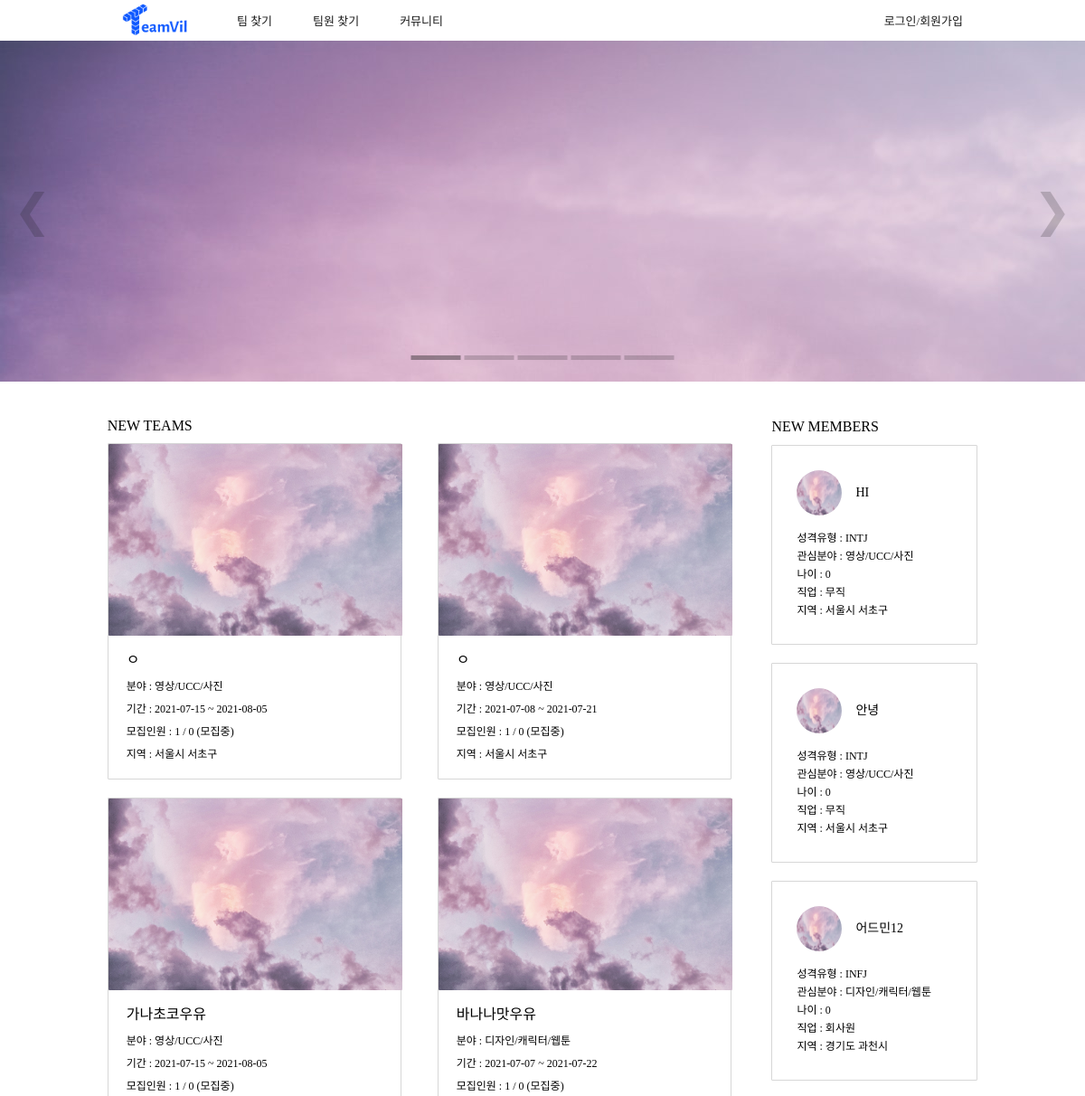
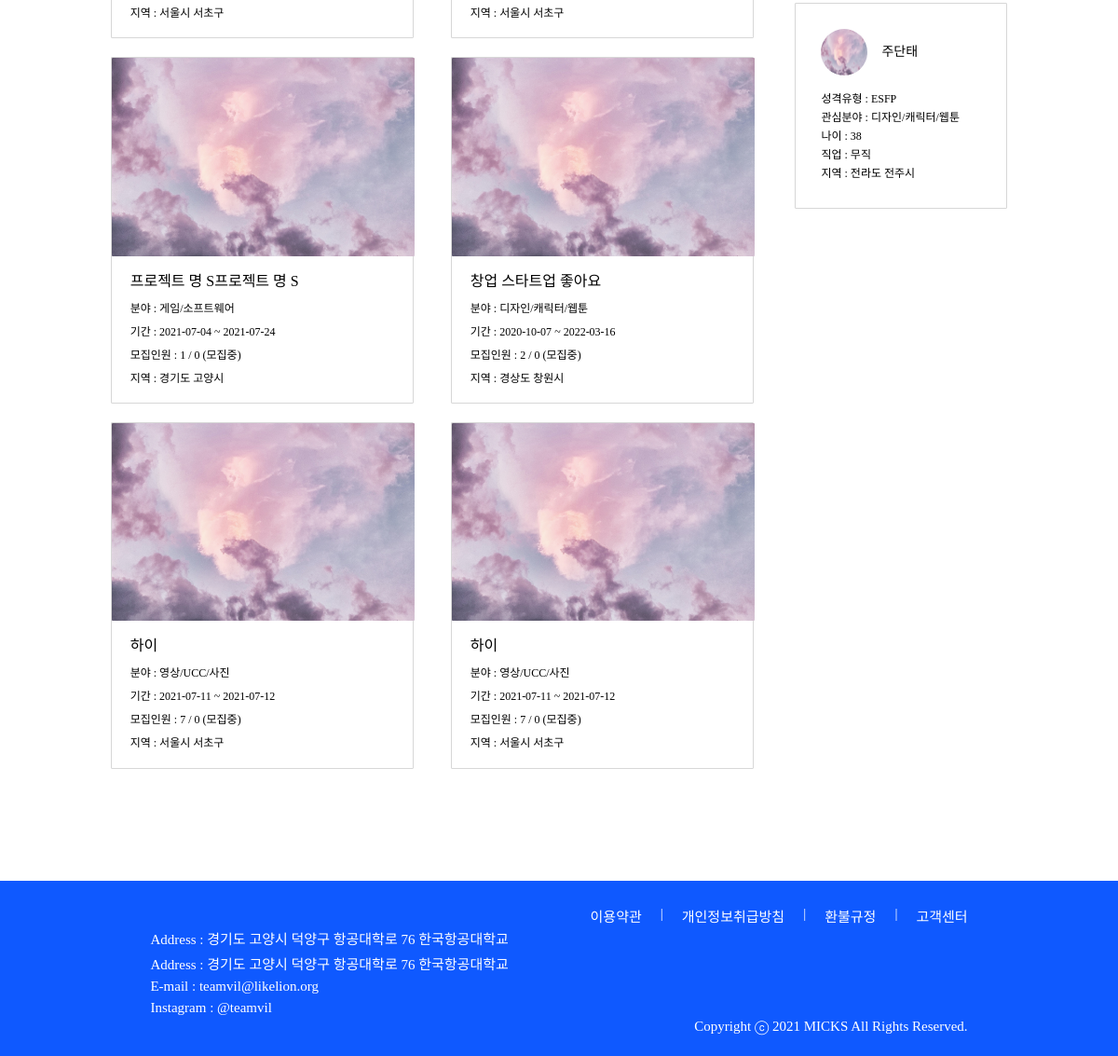
The page / on the database its author committed (2 pictures, top to bottom).
### project/models.py (models this page shows, shortened)
class Project(models.Model):
    user_id = models.ForeignKey(User, on_delete = models.PROTECT, db_column="user_id")
    use = models.IntegerField(default=0)
    isEnd = models.IntegerField(default=0)
    type = models.IntegerField()
    title = models.CharField(max_length=100)
    desc = models.CharField(max_length=100)
    field1_id = models.ForeignKey('home.Field1', on_delete = models.CASCADE, db_column="field1_id")
    field2 = models.CharField(max_length=20)
    region1_id = models.ForeignKey('home.Region1', on_delete = models.CASCADE, db_column="region1_id")
    region2_id = models.ForeignKey('home.Region2', on_delete = models.CASCADE, db_column="region2_id")
    mem_total = models.IntegerField()
    mem_now = models.IntegerField()
    mem_duty = models.IntegerField(default=0)
    start_date = models.DateField()
    end_date = models.DateField()
    state = models.IntegerField(default=1)
    school = models.CharField(max_length=45, null=True)
    content = models.TextField()
    isLink = models.IntegerField(default=0)
    isFile = models.IntegerField(default=0)
    education_id = models.ForeignKey('home.Education', on_delete = models.CASCADE, db_column="education_id", null=True)
    view_cnt = models.IntegerField(default=0)
    register = models.DateTimeField(default=timezone.now)

### home/models.py (models this page shows, shortened)
class Field1(models.Model):
    field1 = models.CharField(max_length=20)

class Region1(models.Model):
    region1 = models.CharField(max_length=20)

class Region2(models.Model):
    region1_id = models.ForeignKey(Region1, on_delete = models.CASCADE, db_column="region1_id")
    region2 = models.CharField(max_length=20)

### account/models.py (models this page shows, shortened)
class Profile(models.Model):
    user_id = models.ForeignKey(User, on_delete = models.CASCADE, db_column="user_id")
    name = models.CharField(max_length=25)
    mbti_id = models.ForeignKey(Mbti, on_delete = models.CASCADE, db_column="mbti_id")
    mbti_detail = models.CharField(max_length=100, null=True)
    email = models.CharField(max_length=45)
    phone = models.CharField(max_length=15)
    birthday = models.DateField()
    region1_id = models.ForeignKey(Region1, on_delete = models.CASCADE, db_column="region1_id")
    region2_id = models.ForeignKey(Region2, on_delete = models.CASCADE, db_column="region2_id")
    openPhone = models.IntegerField()
    openEmail = models.IntegerField()
    term_id = models.ForeignKey(Term, on_delete = models.CASCADE, db_column="term_id")
    field1_id = models.ForeignKey(Field1, on_delete = models.CASCADE, db_column="field1_id")
    field2 = models.CharField(max_length=20)
    state = models.IntegerField()
    job_id = models.ForeignKey(Job, on_delete = models.CASCADE, db_column="job_id")
    education_id = models.ForeignKey(Education, on_delete = models.CASCADE, db_column="education_id", null=True)
    isLink = models.IntegerField()
    isFile = models.IntegerField()
    isCarrer = models.IntegerField()
    pr = models.TextField(null=True)
    register = models.DateTimeField(default=timezone.now)
    photo = models.FileField(null=True)
    isReview = models.IntegerField()
    view_cnt = models.IntegerField(default=0)
    submit = models.IntegerField(default=0)

class Mbti(models.Model):
    mbti = models.CharField(max_length=4)
    mbti_cnt = models.IntegerField(default=0)

class Job(models.Model):
    job = models.CharField(max_length=20)

### home/views.py (the view)
# urls.py: 2. Add a URL to urlpatterns:  path('', views.home, name='home')
def home(request):
    projects = Project.objects.all().order_by('-id')[:8]
    profiles = Profile.objects.all().order_by('-id')[:4]
    return render(request, "home.html", {'profiles':profiles, "projects":projects })

### teamvil/templatetags/custom_tags.py (called while the page is built)
@register.simple_tag
def getAge(birthday):
    now = int(datetime.datetime.today().year)
    birthday = int(birthday.strftime('%Y'))
    return now - birthday

### home/templates/home.html (shortened to what this page needs)
<!DOCTYPE html>
{% load custom_tags %}
{% load static %}
<html lang="en">
<head>
    <link rel="stylesheet" href="{% static 'css/base.css' %}">
    <link rel="stylesheet" href="{% static 'css/home.css' %}">
</head>
<body>
    {% include 'navbar.html' %}
    <div class="home-slide-container">
        <div class="home-slide-item fade" style="display: block;">
            <div class="home-slide-img-container">
                <img class="home-slide-img" src="{% static 'image/home_slide_img_1.jpg' %}" alt="">
            </div>
        </div>
        <a class="home-slide-prev" onclick="plusSlide(-1)">&#10094;</a>
        <a class="home-slide-next" onclick="plusSlide(1)">&#10095;</a>
        <div class="home-slide-dot-container">
            <span class="home-slide-dot" onclick="currentSlide(1)"></span>
            <span class="home-slide-dot" onclick="currentSlide(2)"></span>
            <span class="home-slide-dot" onclick="currentSlide(3)"></span>
            <span class="home-slide-dot" onclick="currentSlide(4)"></span>
            <span class="home-slide-dot" onclick="currentSlide(5)"></span>
        </div>
    </div>
    <div class="margin home-latest-info-wrap">
        <div class="home-latest-info-wrap-container">
            <div class="home-latest-info-container">
                <section class="home-latest-team-container">
                    <div class="home-latest-team-head">
                        <p class="home-latest-team-head-text spoqa-medium">NEW TEAMS</p>
                    </div>
                    <div class="home-latest-team-table">
                        <div class="home-latest-team-table-item">
                            {% for project in projects %}
                                <article class="home-latest-team-item">
                                    <img class="home-latest-team-image" src="{% static 'image/cloud.jpg' %}" alt="">
                                    <div class="home-latest-team-item-text">
                                        <p class="home-latest-team-item-title spoqa-medium">{{project.title}}</p>
                                        <p class="home-latest-team-item-content spoqa-regular">분야 : {{project.field1_id.field1}}</p>
                                        <p class="home-latest-team-item-content spoqa-regular">기간 : {{project.start_date|date:"Y-m-d"}} ~ {{project.end_date|date:"Y-m-d"}}</p>
                                        <p class="home-latest-team-item-content spoqa-regular">모집인원 : {{project.mem_now}} / {{project.mem_duty}}
                                            {% if project.state == 1%}
                                                (모집중)
                                            {% else %}
                                                (모집완료)
                                            {% endif %}
                                        </p>
                                        <p class="home-latest-team-item-content spoqa-regular">지역 : {{project.region1_id.region1}} {{project.region2_id.region2}}</p>
                                    </div>
                                </article>
                            {% endfor %}
                        </div>
                    </div>
                </section>
                <section class="home-latest-member-container">
                    <div class="home-latest-member-head">
                        <p class="home-latest-member-head-text spoqa-medium">NEW MEMBERS</p>
                    </div>
                    <div class="home-latest-member-table">
                        <div class="home-latest-member-table-item">
                        {% for profile in profiles %}
                            <article class="home-latest-member-item">
                                <div class="home-latest-member-profile-container">
                                    <div class="home-latest-member-name-container">
                                        <img class="home-latest-member-image" src="{% static 'image/cloud.jpg' %}" alt="">
                                        <p class="spoqa-medium">{{profile.name}}</p>
                                    </div>
                                </div>
                                <p>성격유형 : {{profile.mbti_id.mbti}}</p>
                                <p>관심분야 : {{profile.field1_id.field1}}</p>
                                <p>나이 : {% getAge profile.birthday %}</p>
                                <p>직업 : {{ profile.job_id.job }}</p>
                                <p>지역 : {{ profile.region1_id.region1 }} {{ profile.region2_id.region2 }}</p>
                            </article>
                        {% endfor %}
                        </div>
                    </div>
                </section>
            </div>
        </div>
    </div>
    {% include 'footer.html' %}
</body>
</html>

### teamvil/static/css/base.css (style rules this page uses)
* { margin: 0; padding: 0; }
.margin { margin: 0px 118.6875px; }
.active { display: block; }
.spoqa-regular { font-family: 'Spoqa Han Sans Neo', 'sans-serif'; font-weight: 400; }
.spoqa-medium { font-family: 'Spoqa Han Sans Neo', 'sans-serif'; font-weight: 500; }
a { text-decoration: none; color: #1B1B1B; }

### home/static/css/home.css (style rules this page uses)
* { box-sizing: border-box; }
.home-slide-container { position: relative; width: 100%; }
.home-slide-item { height: 376.635px; display: none; overflow: hidden; }
.home-slide-prev, .home-slide-next { position: absolute; top: 50%; transform: translate(0, -50%); font-size: 50px; padding: 15px; cursor: pointer; color: rgba(27, 27, 27, 0.2); transition: 0.1s; user-select: none; }
.home-slide-next { right: 0; }
.home-slide-dot-container { position: absolute; left: 50%; transform: translate(-50%); bottom: 20px; cursor: pointer; }
.home-slide-dot { display: inline-block; width: 55px; height: 5px; margin: 0; background: rgba(27, 27, 27, 0.2); cursor: pointer; }
.active, .home-slide-dot:hover { background: rgba(27, 27, 27, 0.4); }
.fade { -webkit-animation-name: fade; -webkit-animation-duration: 1.5s; animation-name: fade; animation-duration: 1.5s; }
.home-latest-info-wrap { display: flex; justify-content: center; }
@media (min-width: 1190px) and (max-width: 1473.6px) { .home-latest-info-wrap-container { width: 1000.225px; } }
.home-latest-team-head, .home-latest-member-head { margin-top: 40px; margin-bottom: 10px; }
.home-latest-team-head-text, .home-latest-member-head-text { font-size: 16px; }
.home-latest-info-container { display: flex; justify-content: space-between; margin-bottom: 100px; flex-wrap: wrap; }
.home-latest-team-table { width: 690px; }
.home-latest-team-table-item { display: flex; flex-wrap: wrap; justify-content: space-between; }
.home-latest-team-item { width: 324.985px; height: 371.8875px; border: 1px solid #D7D7D7; border-radius: 1px; margin-bottom: 20px; }
.home-latest-team-image { width: 324.985px; height: 212.055px; border-radius: 1px; }
.home-latest-team-item-text { padding: 10px 20px; line-height: 25px; }
.home-latest-team-item-title { display: inline-block; font-size: 16px; margin-bottom: 5px; }
.home-latest-team-item-content { font-size: 12px; }
.home-latest-member-container { font-size: 12px; line-height: 20px; }
@media (min-width: 1190px) and (max-width: 1473.6px) { .home-latest-member-table { width: 227.88px; } }
.home-latest-member-table-item { display: flex; flex-wrap: wrap; justify-content: space-between; }
.home-latest-member-item { display: inline-table; width: 227.88px; height: 177.24px; border: 1px solid #D7D7D7; border-radius: 1px; padding: 27px; margin-bottom: 20px; }
.home-latest-member-profile-container { margin-bottom: 15px; font-size: 14px; }
.home-latest-member-name-container { display: flex; align-items: center; }
.home-latest-member-image { width: 50px; height: 50px; border-radius: 75px; margin-right: 15px; }

### rows shown on the page
Project: title "ㅇ", field1_id.field1 "영상/UCC/사진", start_date "2021-07-15", end_date "2021-08-05", mem_now "1", mem_duty "0", state "(모집중)", region1_id.region1 "서울시", region2_id.region2 "서초구"
Project: title "ㅇ", field1_id.field1 "영상/UCC/사진", start_date "2021-07-08", end_date "2021-07-21", mem_now "1", mem_duty "0", state "(모집중)", region1_id.region1 "서울시", region2_id.region2 "서초구"
Project: title "가나초코우유", field1_id.field1 "영상/UCC/사진", start_date "2021-07-15", end_date "2021-08-05", mem_now "1", mem_duty "0", state "(모집중)", region1_id.region1 "서울시", region2_id.region2 "서초구"
Project: title "바나나맛우유", field1_id.field1 "디자인/캐릭터/웹툰", start_date "2021-07-07", end_date "2021-07-22", mem_now "1", mem_duty "0", state "(모집중)", region1_id.region1 "서울시", region2_id.region2 "서초구"
Project: title "프로젝트 명 S프로젝트 명 S", field1_id.field1 "게임/소프트웨어", start_date "2021-07-04", end_date "2021-07-24", mem_now "1", mem_duty "0", state "(모집중)", region1_id.region1 "경기도", region2_id.region2 "고양시"
Project: title "창업 스타트업 좋아요", field1_id.field1 "디자인/캐릭터/웹툰", start_date "2020-10-07", end_date "2022-03-16", mem_now "2", mem_duty "0", state "(모집중)", region1_id.region1 "경상도", region2_id.region2 "창원시"
Project: title "하이", field1_id.field1 "영상/UCC/사진", start_date "2021-07-11", end_date "2021-07-12", mem_now "7", mem_duty "0", state "(모집중)", region1_id.region1 "서울시", region2_id.region2 "서초구"
Project: title "하이", field1_id.field1 "영상/UCC/사진", start_date "2021-07-11", end_date "2021-07-12", mem_now "7", mem_duty "0", state "(모집중)", region1_id.region1 "서울시", region2_id.region2 "서초구"
Profile: name "HI", mbti_id.mbti "INTJ", field1_id.field1 "영상/UCC/사진", birthday "0", job_id.job "무직", region1_id.region1 "서울시", region2_id.region2 "서초구"
Profile: name "안녕", mbti_id.mbti "INTJ", field1_id.field1 "영상/UCC/사진", birthday "0", job_id.job "무직", region1_id.region1 "서울시", region2_id.region2 "서초구"
Profile: name "어드민12", mbti_id.mbti "INFJ", field1_id.field1 "디자인/캐릭터/웹툰", birthday "0", job_id.job "회사원", region1_id.region1 "경기도", region2_id.region2 "과천시"
Profile: name "주단태", mbti_id.mbti "ESFP", field1_id.field1 "디자인/캐릭터/웹툰", birthday "38", job_id.job "무직", region1_id.region1 "전라도", region2_id.region2 "전주시"
